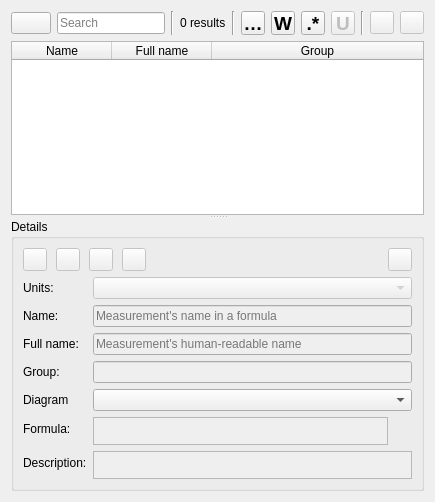
      <widget class="QWidget" name="tabMeasurements">
       <attribute name="icon">
        <iconset resource="share/resources/tapeicon.qrc">
         <normaloff>:/tapeicon/16x16/measurement.png</normaloff>:/tapeicon/16x16/measurement.png</iconset>
       </attribute>
       <attribute name="title">
        <string>Measurements</string>
       </attribute>
       <layout class="QVBoxLayout" name="verticalLayout_2">
        <item>
         <layout class="QHBoxLayout" name="horizontalLayout_2">
          <item>
           <widget class="QPushButton" name="pushButtonSearch">
            <property name="sizePolicy">
             <sizepolicy hsizetype="Fixed" vsizetype="Fixed">
              <horstretch>0</horstretch>
              <verstretch>0</verstretch>
             </sizepolicy>
            </property>
            <property name="toolTip">
             <string>&lt;html&gt;&lt;head/&gt;&lt;body&gt;&lt;p&gt;Search history &lt;span style=&quot; color:#888a85;&quot;&gt;%1&lt;/span&gt;&lt;/p&gt;&lt;/body&gt;&lt;/html&gt;</string>
            </property>
            <property name="text">
             <string notr="true"/>
            </property>
            <property name="icon">
             <iconset theme="system-search">
              <normaloff>../valentina/dialogs</normaloff>../valentina/dialogs</iconset>
            </property>
            <property name="shortcut">
             <string>Alt+Down</string>
            </property>
           </widget>
          </item>
          <item>
           <widget class="QLineEdit" name="lineEditFind">
            <property name="enabled">
             <bool>true</bool>
            </property>
            <property name="placeholderText">
             <string>Search</string>
            </property>
            <property name="clearButtonEnabled">
             <bool>true</bool>
            </property>
           </widget>
          </item>
          <item>
           <widget class="Line" name="line_3">
            <property name="orientation">
             <enum>Qt::Vertical</enum>
            </property>
           </widget>
          </item>
          <item>
           <widget class="QLabel" name="labelResults">
            <property name="text">
             <string>0 results</string>
            </property>
           </widget>
          </item>
          <item>
           <widget class="Line" name="line_2">
            <property name="orientation">
             <enum>Qt::Vertical</enum>
            </property>
           </widget>
          </item>
          <item>
           <widget class="QToolButton" name="toolButtonCaseSensitive">
            <property name="maximumSize">
             <size>
              <width>24</width>
              <height>24</height>
             </size>
            </property>
            <property name="font">
             <font>
              <pointsize>14</pointsize>
              <italic>false</italic>
              <bold>true</bold>
             </font>
            </property>
            <property name="toolTip">
             <string>&lt;html&gt;&lt;head/&gt;&lt;body&gt;&lt;p&gt;Match Case &lt;span style=&quot; color:#888a85;&quot;&gt;%1&lt;/span&gt;&lt;/p&gt;&lt;/body&gt;&lt;/html&gt;</string>
            </property>
            <property name="text">
             <string notr="true">Cc</string>
            </property>
            <property name="shortcut">
             <string notr="true">Alt+C</string>
            </property>
            <property name="checkable">
             <bool>true</bool>
            </property>
            <property name="checked">
             <bool>false</bool>
            </property>
           </widget>
          </item>
          <item>
           <widget class="QToolButton" name="toolButtonWholeWord">
            <property name="maximumSize">
             <size>
              <width>24</width>
              <height>24</height>
             </size>
            </property>
            <property name="font">
             <font>
              <pointsize>14</pointsize>
              <bold>true</bold>
             </font>
            </property>
            <property name="toolTip">
             <string>&lt;html&gt;&lt;head/&gt;&lt;body&gt;&lt;p&gt;Match words &lt;span style=&quot; color:#888a85;&quot;&gt;%1&lt;/span&gt;&lt;/p&gt;&lt;/body&gt;&lt;/html&gt;</string>
            </property>
            <property name="text">
             <string notr="true">W</string>
            </property>
            <property name="shortcut">
             <string notr="true">Alt+W</string>
            </property>
            <property name="checkable">
             <bool>true</bool>
            </property>
           </widget>
          </item>
          <item>
           <widget class="QToolButton" name="toolButtonRegexp">
            <property name="minimumSize">
             <size>
              <width>0</width>
              <height>0</height>
             </size>
            </property>
            <property name="maximumSize">
             <size>
              <width>24</width>
              <height>24</height>
             </size>
            </property>
            <property name="font">
             <font>
              <pointsize>14</pointsize>
              <bold>true</bold>
             </font>
            </property>
            <property name="toolTip">
             <string>&lt;html&gt;&lt;head/&gt;&lt;body&gt;&lt;p&gt;Match with regular expressions &lt;span style=&quot; color:#888a85;&quot;&gt;%1&lt;/span&gt;&lt;/p&gt;&lt;/body&gt;&lt;/html&gt;</string>
            </property>
            <property name="text">
             <string notr="true">.*</string>
            </property>
            <property name="shortcut">
             <string notr="true">Alt+X</string>
            </property>
            <property name="checkable">
             <bool>true</bool>
            </property>
           </widget>
          </item>
          <item>
           <widget class="QToolButton" name="toolButtonUseUnicodeProperties">
            <property name="enabled">
             <bool>false</bool>
            </property>
            <property name="maximumSize">
             <size>
              <width>24</width>
              <height>24</height>
             </size>
            </property>
            <property name="font">
             <font>
              <pointsize>14</pointsize>
              <bold>true</bold>
             </font>
            </property>
            <property name="toolTip">
             <string>&lt;html&gt;&lt;head/&gt;&lt;body&gt;&lt;p&gt;Use unicode properties &lt;span style=&quot; color:#888a85;&quot;&gt;%1&lt;/span&gt;&lt;/p&gt;&lt;p&gt;&lt;br/&gt;&lt;span style=&quot; color:#888a85;&quot;&gt;The meaning of the \w, \d, etc., character classes, as well as the meaning of their counterparts (\W, \D, etc.), is changed from matching ASCII characters only to matching any character with the corresponding Unicode property. For instance, \d is changed to match any character with the Unicode Nd (decimal digit) property; \w to match any character with either the Unicode L (letter) or N (digit) property, plus underscore, and so on. This option corresponds to the /u modifier in Perl regular expressions.&lt;/span&gt;&lt;/p&gt;&lt;/body&gt;&lt;/html&gt;</string>
            </property>
            <property name="text">
             <string notr="true">U</string>
            </property>
            <property name="shortcut">
             <string>Alt+U</string>
            </property>
            <property name="checkable">
             <bool>true</bool>
            </property>
           </widget>
          </item>
          <item>
           <widget class="Line" name="line">
            <property name="orientation">
             <enum>Qt::Vertical</enum>
            </property>
           </widget>
          </item>
          <item>
           <widget class="QToolButton" name="toolButtonFindPrevious">
            <property name="enabled">
             <bool>false</bool>
            </property>
            <property name="toolTip">
             <string>&lt;html&gt;&lt;head/&gt;&lt;body&gt;&lt;p&gt;Find Previous &lt;span style=&quot; color:#888a85;&quot;&gt;%1&lt;/span&gt;&lt;/p&gt;&lt;/body&gt;&lt;/html&gt;</string>
            </property>
            <property name="text">
             <string notr="true"/>
            </property>
            <property name="icon">
             <iconset theme="go-up">
              <normaloff>../valentina/dialogs</normaloff>../valentina/dialogs</iconset>
            </property>
            <property name="shortcut">
             <string>Shift+F3</string>
            </property>
           </widget>
          </item>
          <item>
           <widget class="QToolButton" name="toolButtonFindNext">
            <property name="enabled">
             <bool>false</bool>
            </property>
            <property name="toolTip">
             <string>&lt;html&gt;&lt;head/&gt;&lt;body&gt;&lt;p&gt;Find Next %1&lt;/p&gt;&lt;/body&gt;&lt;/html&gt;</string>
            </property>
            <property name="text">
             <string notr="true"/>
            </property>
            <property name="icon">
             <iconset theme="go-down">
              <normaloff>../valentina/dialogs</normaloff>../valentina/dialogs</iconset>
            </property>
            <property name="shortcut">
             <string>F3</string>
            </property>
            <property name="autoExclusive">
             <bool>false</bool>
            </property>
           </widget>
          </item>
         </layout>
        </item>
        <item>
         <widget class="QSplitter" name="splitter">
          <property name="orientation">
           <enum>Qt::Vertical</enum>
          </property>
          <widget class="QTableWidget" name="tableWidget">
           <property name="sizePolicy">
            <sizepolicy hsizetype="Expanding" vsizetype="Preferred">
             <horstretch>0</horstretch>
             <verstretch>3</verstretch>
            </sizepolicy>
           </property>
           <property name="alternatingRowColors">
            <bool>true</bool>
           </property>
           <property name="selectionBehavior">
            <enum>QAbstractItemView::SelectRows</enum>
           </property>
           <attribute name="horizontalHeaderStretchLastSection">
            <bool>true</bool>
           </attribute>
           <column>
            <property name="text">
             <string comment="measurement column">Name</string>
            </property>
           </column>
           <column>
            <property name="text">
             <string comment="measurement column">Full name</string>
            </property>
           </column>
           <column>
            <property name="text">
             <string comment="measurement column">Group</string>
            </property>
           </column>
          </widget>
          <widget class="QGroupBox" name="groupBoxDetails">
           <property name="enabled">
            <bool>true</bool>
           </property>
           <property name="sizePolicy">
            <sizepolicy hsizetype="Preferred" vsizetype="Preferred">
             <horstretch>0</horstretch>
             <verstretch>2</verstretch>
            </sizepolicy>
           </property>
           <property name="toolTip">
            <string>Details</string>
           </property>
           <property name="title">
            <string>Details</string>
           </property>
           <layout class="QFormLayout" name="formLayout">
            <item row="0" column="0" colspan="2">
             <layout class="QHBoxLayout" name="horizontalLayout">
              <property name="spacing">
               <number>9</number>
              </property>
              <item alignment="Qt::AlignLeft">
               <widget class="QToolButton" name="toolButtonTop">
                <property name="enabled">
                 <bool>false</bool>
                </property>
                <property name="toolTip">
                 <string>Move measurement top</string>
                </property>
                <property name="text">
                 <string notr="true"/>
                </property>
                <property name="icon">
                 <iconset theme="go-top">
                  <normaloff>.</normaloff>.</iconset>
                </property>
               </widget>
              </item>
              <item alignment="Qt::AlignLeft">
               <widget class="QToolButton" name="toolButtonUp">
                <property name="enabled">
                 <bool>false</bool>
                </property>
                <property name="toolTip">
                 <string>Move measurement up</string>
                </property>
                <property name="text">
                 <string notr="true"/>
                </property>
                <property name="icon">
                 <iconset theme="go-up">
                  <normaloff>.</normaloff>.</iconset>
                </property>
               </widget>
              </item>
              <item alignment="Qt::AlignLeft">
               <widget class="QToolButton" name="toolButtonDown">
                <property name="enabled">
                 <bool>false</bool>
                </property>
                <property name="toolTip">
                 <string>Move measurement down</string>
                </property>
                <property name="text">
                 <string notr="true"/>
                </property>
                <property name="icon">
                 <iconset theme="go-down">
                  <normaloff>.</normaloff>.</iconset>
                </property>
               </widget>
              </item>
              <item alignment="Qt::AlignLeft">
               <widget class="QToolButton" name="toolButtonBottom">
                <property name="enabled">
                 <bool>false</bool>
                </property>
                <property name="toolTip">
                 <string>Move measurement bottom</string>
                </property>
                <property name="text">
                 <string notr="true"/>
                </property>
                <property name="icon">
                 <iconset theme="go-bottom">
                  <normaloff>.</normaloff>.</iconset>
                </property>
               </widget>
              </item>
              <item>
               <spacer name="horizontalSpacer">
                <property name="orientation">
                 <enum>Qt::Horizontal</enum>
                </property>
                <property name="sizeHint" stdset="0">
                 <size>
                  <width>40</width>
                  <height>20</height>
                 </size>
                </property>
               </spacer>
              </item>
              <item>
               <widget class="QToolButton" name="toolButtonRemoveMeasurement">
                <property name="enabled">
                 <bool>false</bool>
                </property>
                <property name="toolTip">
                 <string>Delete measurement</string>
                </property>
                <property name="text">
                 <string notr="true"/>
                </property>
                <property name="icon">
                 <iconset theme="list-remove">
                  <normaloff>.</normaloff>.</iconset>
                </property>
               </widget>
              </item>
             </layout>
            </item>
            <item row="1" column="0">
             <widget class="QLabel" name="labelMUnits">
              <property name="text">
               <string>Units:</string>
              </property>
             </widget>
            </item>
            <item row="1" column="1">
             <widget class="QComboBox" name="comboBoxMUnits">
              <property name="enabled">
               <bool>false</bool>
              </property>
              <property name="sizePolicy">
               <sizepolicy hsizetype="MinimumExpanding" vsizetype="Fixed">
                <horstretch>0</horstretch>
                <verstretch>0</verstretch>
               </sizepolicy>
              </property>
             </widget>
            </item>
            <item row="2" column="0">
             <widget class="QLabel" name="label">
              <property name="text">
               <string>Name:</string>
              </property>
             </widget>
            </item>
            <item row="2" column="1">
             <widget class="QLineEdit" name="lineEditName">
              <property name="enabled">
               <bool>false</bool>
              </property>
              <property name="toolTip">
               <string>Measurement's name in a formula</string>
              </property>
              <property name="placeholderText">
               <string>Measurement's name in a formula</string>
              </property>
             </widget>
            </item>
            <item row="3" column="0">
             <widget class="QLabel" name="labelFullName">
              <property name="text">
               <string>Full name:</string>
              </property>
             </widget>
            </item>
            <item row="3" column="1">
             <widget class="QLineEdit" name="lineEditFullName">
              <property name="enabled">
               <bool>false</bool>
              </property>
              <property name="toolTip">
               <string/>
              </property>
              <property name="placeholderText">
               <string>Measurement's human-readable name</string>
              </property>
             </widget>
            </item>
            <item row="4" column="0">
             <widget class="QLabel" name="label_2">
              <property name="text">
               <string>Group:</string>
              </property>
             </widget>
            </item>
            <item row="4" column="1">
             <widget class="QLineEdit" name="lineEditGroup">
              <property name="enabled">
               <bool>false</bool>
              </property>
              <property name="placeholderText">
               <string/>
              </property>
             </widget>
            </item>
            <item row="6" column="0">
             <widget class="QLabel" name="labelFormula">
              <property name="text">
               <string>Formula:</string>
              </property>
             </widget>
            </item>
            <item row="6" column="1">
             <layout class="QHBoxLayout" name="horizontalLayoutValue">
              <item>
               <widget class="VPlainTextEdit" name="plainTextEditFormula">
                <property name="enabled">
                 <bool>false</bool>
                </property>
                <property name="sizePolicy">
                 <sizepolicy hsizetype="Expanding" vsizetype="Preferred">
                  <horstretch>0</horstretch>
                  <verstretch>0</verstretch>
                 </sizepolicy>
                </property>
                <property name="maximumSize">
                 <size>
                  <width>16777215</width>
                  <height>28</height>
                 </size>
                </property>
                <property name="tabChangesFocus">
                 <bool>true</bool>
                </property>
               </widget>
              </item>
              <item>
               <widget class="QPushButton" name="pushButtonGrow">
                <property name="enabled">
                 <bool>false</bool>
                </property>
                <property name="maximumSize">
                 <size>
                  <width>18</width>
                  <height>18</height>
                 </size>
                </property>
                <property name="sizeIncrement">
                 <size>
                  <width>0</width>
                  <height>0</height>
                 </size>
                </property>
                <property name="toolTip">
                 <string>&lt;html&gt;&lt;head/&gt;&lt;body&gt;&lt;p&gt;Show full calculation in message box&lt;/p&gt;&lt;/body&gt;&lt;/html&gt;</string>
                </property>
                <property name="text">
                 <string notr="true"/>
                </property>
                <property name="icon">
                 <iconset theme="go-down">
                  <normaloff>../../libs/vtools/dialogs/support</normaloff>../../libs/vtools/dialogs/support</iconset>
                </property>
                <property name="iconSize">
                 <size>
                  <width>16</width>
                  <height>16</height>
                 </size>
                </property>
                <property name="flat">
                 <bool>true</bool>
                </property>
               </widget>
              </item>
             </layout>
            </item>
            <item row="7" column="0">
             <widget class="QLabel" name="label_7">
              <property name="text">
               <string>Description:</string>
              </property>
             </widget>
            </item>
            <item row="7" column="1">
             <widget class="VPlainTextEdit" name="plainTextEditDescription">
              <property name="enabled">
               <bool>false</bool>
              </property>
              <property name="sizePolicy">
               <sizepolicy hsizetype="Expanding" vsizetype="Ignored">
                <horstretch>0</horstretch>
                <verstretch>1</verstretch>
               </sizepolicy>
              </property>
              <property name="minimumSize">
               <size>
                <width>0</width>
                <height>28</height>
               </size>
              </property>
             </widget>
            </item>
            <item row="5" column="0">
             <widget class="QLabel" name="label_4">
              <property name="text">
               <string>Diagram</string>
              </property>
             </widget>
            </item>
            <item row="5" column="1">
             <widget class="QComboBox" name="comboBoxDiagram"/>
            </item>
           </layout>
          </widget>
         </widget>
        </item>
       </layout>
      </widget>
